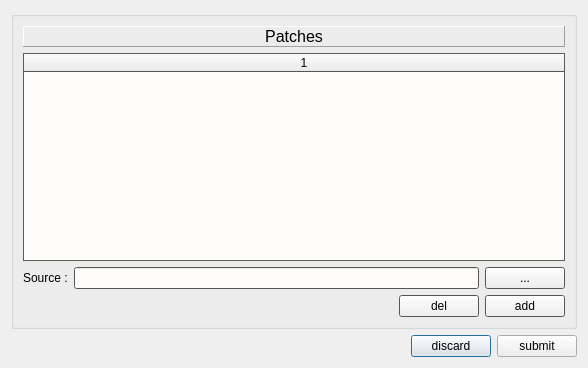
<?xml version="1.0" encoding="UTF-8"?>
<ui version="4.0">
 <class>patchEditDialog</class>
 <widget class="QDialog" name="patchEditDialog">
  <property name="geometry">
   <rect>
    <x>0</x>
    <y>0</y>
    <width>588</width>
    <height>368</height>
   </rect>
  </property>
  <property name="windowTitle">
   <string>Pathes Editor</string>
  </property>
  <layout class="QGridLayout" name="gridLayout_2">
   <item row="1" column="0">
    <layout class="QHBoxLayout" name="horizontalLayout">
     <item>
      <spacer name="horizontalSpacer">
       <property name="orientation">
        <enum>Qt::Horizontal</enum>
       </property>
       <property name="sizeHint" stdset="0">
        <size>
         <width>308</width>
         <height>20</height>
        </size>
       </property>
      </spacer>
     </item>
     <item>
      <widget class="QPushButton" name="discardButton">
       <property name="text">
        <string>discard</string>
       </property>
      </widget>
     </item>
     <item>
      <widget class="QPushButton" name="submitButton">
       <property name="text">
        <string>submit</string>
       </property>
      </widget>
     </item>
    </layout>
   </item>
   <item row="0" column="0">
    <widget class="QGroupBox" name="mainGroupBox">
     <property name="palette">
      <palette>
       <active>
        <colorrole role="Base">
         <brush brushstyle="SolidPattern">
          <color alpha="255">
           <red>253</red>
           <green>252</green>
           <blue>250</blue>
          </color>
         </brush>
        </colorrole>
        <colorrole role="Window">
         <brush brushstyle="SolidPattern">
          <color alpha="255">
           <red>123</red>
           <green>118</green>
           <blue>110</blue>
          </color>
         </brush>
        </colorrole>
       </active>
       <inactive>
        <colorrole role="Base">
         <brush brushstyle="SolidPattern">
          <color alpha="255">
           <red>253</red>
           <green>252</green>
           <blue>250</blue>
          </color>
         </brush>
        </colorrole>
        <colorrole role="Window">
         <brush brushstyle="SolidPattern">
          <color alpha="255">
           <red>123</red>
           <green>118</green>
           <blue>110</blue>
          </color>
         </brush>
        </colorrole>
       </inactive>
       <disabled>
        <colorrole role="Base">
         <brush brushstyle="SolidPattern">
          <color alpha="255">
           <red>123</red>
           <green>118</green>
           <blue>110</blue>
          </color>
         </brush>
        </colorrole>
        <colorrole role="Window">
         <brush brushstyle="SolidPattern">
          <color alpha="255">
           <red>123</red>
           <green>118</green>
           <blue>110</blue>
          </color>
         </brush>
        </colorrole>
       </disabled>
      </palette>
     </property>
     <layout class="QGridLayout" name="gridLayout">
      <item row="1" column="0">
       <widget class="QTableWidget" name="patchTableWidget">
        <property name="editTriggers">
         <set>QAbstractItemView::NoEditTriggers</set>
        </property>
        <property name="columnCount">
         <number>1</number>
        </property>
        <attribute name="horizontalHeaderCascadingSectionResizes">
         <bool>true</bool>
        </attribute>
        <attribute name="horizontalHeaderDefaultSectionSize">
         <number>560</number>
        </attribute>
        <column/>
       </widget>
      </item>
      <item row="2" column="0">
       <layout class="QHBoxLayout" name="horizontalLayout_2">
        <item>
         <widget class="QLabel" name="sourceLabel">
          <property name="text">
           <string>Source :</string>
          </property>
         </widget>
        </item>
        <item>
         <widget class="QLineEdit" name="patchLineEdit"/>
        </item>
        <item>
         <widget class="QPushButton" name="sourceBrowseButton">
          <property name="text">
           <string>...</string>
          </property>
         </widget>
        </item>
       </layout>
      </item>
      <item row="3" column="0">
       <layout class="QHBoxLayout" name="horizontalLayout_3">
        <item>
         <spacer name="horizontalSpacer_2">
          <property name="orientation">
           <enum>Qt::Horizontal</enum>
          </property>
          <property name="sizeHint" stdset="0">
           <size>
            <width>328</width>
            <height>20</height>
           </size>
          </property>
         </spacer>
        </item>
        <item>
         <widget class="QPushButton" name="delButton">
          <property name="text">
           <string>del</string>
          </property>
          <property name="icon">
           <iconset resource="../src/icons.qrc">
            <normaloff>:/icon/icons/del.png</normaloff>:/icon/icons/del.png</iconset>
          </property>
         </widget>
        </item>
        <item>
         <widget class="QPushButton" name="addButton">
          <property name="text">
           <string>add</string>
          </property>
          <property name="icon">
           <iconset resource="../src/icons.qrc">
            <normaloff>:/icon/icons/add.png</normaloff>:/icon/icons/add.png</iconset>
          </property>
         </widget>
        </item>
       </layout>
      </item>
      <item row="0" column="0">
       <widget class="QLabel" name="label">
        <property name="font">
         <font>
          <pointsize>12</pointsize>
         </font>
        </property>
        <property name="frameShape">
         <enum>QFrame::Panel</enum>
        </property>
        <property name="frameShadow">
         <enum>QFrame::Raised</enum>
        </property>
        <property name="text">
         <string>Patches</string>
        </property>
        <property name="alignment">
         <set>Qt::AlignCenter</set>
        </property>
       </widget>
      </item>
     </layout>
    </widget>
   </item>
  </layout>
 </widget>
 <resources>
  <include location="../src/icons.qrc"/>
 </resources>
 <connections>
  <connection>
   <sender>discardButton</sender>
   <signal>clicked()</signal>
   <receiver>patchEditDialog</receiver>
   <slot>slot_discardButtonClicked()</slot>
   <hints>
    <hint type="sourcelabel">
     <x>453</x>
     <y>351</y>
    </hint>
    <hint type="destinationlabel">
     <x>271</x>
     <y>351</y>
    </hint>
   </hints>
  </connection>
  <connection>
   <sender>submitButton</sender>
   <signal>clicked()</signal>
   <receiver>patchEditDialog</receiver>
   <slot>slot_submitButtonClicked()</slot>
   <hints>
    <hint type="sourcelabel">
     <x>529</x>
     <y>351</y>
    </hint>
    <hint type="destinationlabel">
     <x>298</x>
     <y>357</y>
    </hint>
   </hints>
  </connection>
  <connection>
   <sender>delButton</sender>
   <signal>clicked()</signal>
   <receiver>patchEditDialog</receiver>
   <slot>slot_delButtonClicked()</slot>
   <hints>
    <hint type="sourcelabel">
     <x>428</x>
     <y>310</y>
    </hint>
    <hint type="destinationlabel">
     <x>307</x>
     <y>344</y>
    </hint>
   </hints>
  </connection>
  <connection>
   <sender>addButton</sender>
   <signal>clicked()</signal>
   <receiver>patchEditDialog</receiver>
   <slot>slot_addButtonClicked()</slot>
   <hints>
    <hint type="sourcelabel">
     <x>514</x>
     <y>311</y>
    </hint>
    <hint type="destinationlabel">
     <x>331</x>
     <y>339</y>
    </hint>
   </hints>
  </connection>
  <connection>
   <sender>sourceBrowseButton</sender>
   <signal>clicked()</signal>
   <receiver>patchEditDialog</receiver>
   <slot>slot_browseButtonClicked()</slot>
   <hints>
    <hint type="sourcelabel">
     <x>556</x>
     <y>282</y>
    </hint>
    <hint type="destinationlabel">
     <x>584</x>
     <y>283</y>
    </hint>
   </hints>
  </connection>
  <connection>
   <sender>patchTableWidget</sender>
   <signal>cellClicked(int,int)</signal>
   <receiver>patchEditDialog</receiver>
   <slot>slot_tableClicked()</slot>
   <hints>
    <hint type="sourcelabel">
     <x>32</x>
     <y>174</y>
    </hint>
    <hint type="destinationlabel">
     <x>1</x>
     <y>176</y>
    </hint>
   </hints>
  </connection>
 </connections>
 <slots>
  <slot>slot_addButtonClicked()</slot>
  <slot>slot_delButtonClicked()</slot>
  <slot>slot_discardButtonClicked()</slot>
  <slot>slot_submitButtonClicked()</slot>
  <slot>slot_browseButtonClicked()</slot>
  <slot>slot_tableClicked()</slot>
 </slots>
</ui>
